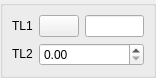
<ui version="4.0" >
 <class>DlgRef_1Sel1Spin_QTD</class>
 <widget class="QWidget" name="DlgRef_1Sel1Spin_QTD" >
  <property name="geometry" >
   <rect>
    <x>0</x>
    <y>0</y>
    <width>156</width>
    <height>70</height>
   </rect>
  </property>
  <property name="windowTitle" >
   <string/>
  </property>
  <layout class="QGridLayout" >
   <property name="leftMargin" >
    <number>0</number>
   </property>
   <property name="topMargin" >
    <number>0</number>
   </property>
   <property name="rightMargin" >
    <number>0</number>
   </property>
   <property name="bottomMargin" >
    <number>0</number>
   </property>
   <property name="horizontalSpacing" >
    <number>0</number>
   </property>
   <property name="verticalSpacing" >
    <number>0</number>
   </property>
   <item row="0" column="0" >
    <widget class="QGroupBox" name="GroupBox1" >
     <property name="title" >
      <string/>
     </property>
     <layout class="QGridLayout" >
      <property name="leftMargin" >
       <number>9</number>
      </property>
      <property name="topMargin" >
       <number>9</number>
      </property>
      <property name="rightMargin" >
       <number>9</number>
      </property>
      <property name="bottomMargin" >
       <number>9</number>
      </property>
      <property name="horizontalSpacing" >
       <number>6</number>
      </property>
      <property name="verticalSpacing" >
       <number>6</number>
      </property>
      <item row="0" column="0" >
       <widget class="QLabel" name="TextLabel1" >
        <property name="sizePolicy" >
         <sizepolicy vsizetype="Fixed" hsizetype="Fixed" >
          <horstretch>0</horstretch>
          <verstretch>0</verstretch>
         </sizepolicy>
        </property>
        <property name="text" >
         <string>TL1</string>
        </property>
        <property name="wordWrap" >
         <bool>false</bool>
        </property>
       </widget>
      </item>
      <item row="0" column="2" >
       <widget class="QLineEdit" name="LineEdit1" />
      </item>
      <item row="0" column="1" >
       <widget class="QPushButton" name="PushButton1" >
        <property name="sizePolicy" >
         <sizepolicy vsizetype="Fixed" hsizetype="Fixed" >
          <horstretch>0</horstretch>
          <verstretch>0</verstretch>
         </sizepolicy>
        </property>
        <property name="text" >
         <string/>
        </property>
       </widget>
      </item>
      <item row="1" column="0" >
       <widget class="QLabel" name="TextLabel2" >
        <property name="sizePolicy" >
         <sizepolicy vsizetype="Fixed" hsizetype="Fixed" >
          <horstretch>0</horstretch>
          <verstretch>0</verstretch>
         </sizepolicy>
        </property>
        <property name="text" >
         <string>TL2</string>
        </property>
        <property name="wordWrap" >
         <bool>false</bool>
        </property>
       </widget>
      </item>
      <item row="1" column="1" colspan="2" >
       <widget class="QDoubleSpinBox" name="SpinBox_DX" />
      </item>
     </layout>
    </widget>
   </item>
  </layout>
 </widget>
 <layoutdefault spacing="6" margin="11" />
 <pixmapfunction>qPixmapFromMimeSource</pixmapfunction>
 <tabstops>
  <tabstop>PushButton1</tabstop>
  <tabstop>LineEdit1</tabstop>
  <tabstop>SpinBox_DX</tabstop>
 </tabstops>
 <resources/>
 <connections/>
</ui>
